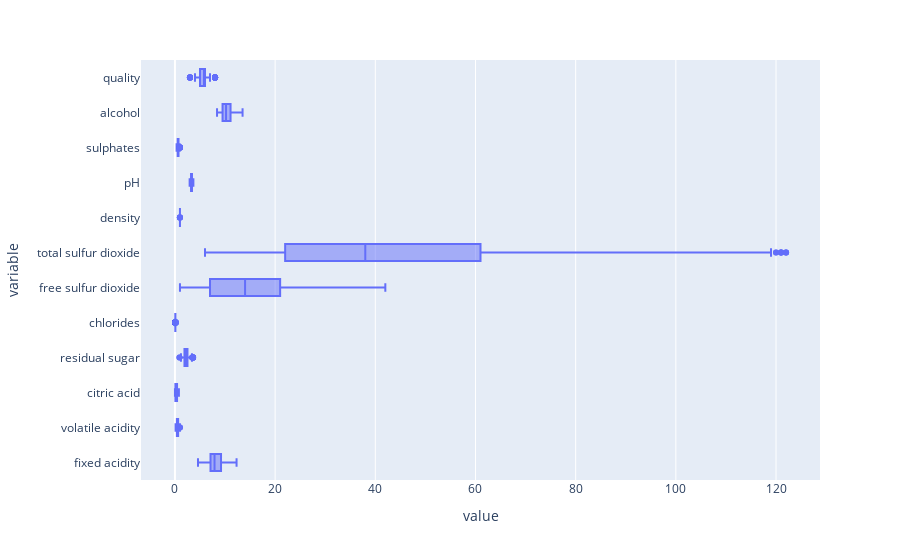

The cell this chart's notebook holds for it:
### Code cell
# Plot a box plot of the imputed data using Plotly Express --> looking much better than before!
fig = px.box(df_imputed, boxmode='group', orientation='h')
fig.show()

### Figure 1 — Plotly figure (JSON) as saved in the notebook; plotly's stock layout.template omitted (floating-point values rounded to 4 significant figures; data arrays with more than 128 entries replaced by an {"elided": "..."} marker saying what was removed)
{"data": [{"alignmentgroup": "True", "hovertemplate": "value=%{x}<br>variable=%{y}<extra></extra>", "legendgroup": "", "marker": {"color": "#636efa"}, "name": "", "notched": false, "offsetgroup": "", "orientation": "h", "showlegend": false, "type": "box", "x": {"elided": "19188 float values"}, "x0": " ", "xaxis": "x", "y": {"elided": "19188 str values"}, "y0": " ", "yaxis": "y"}], "layout": {"boxmode": "group", "legend": {"tracegroupgap": 0}, "margin": {"t": 60}, "xaxis": {"anchor": "y", "domain": [0, 1], "title": {"text": "value"}}, "yaxis": {"anchor": "x", "domain": [0, 1], "title": {"text": "variable"}}}}
